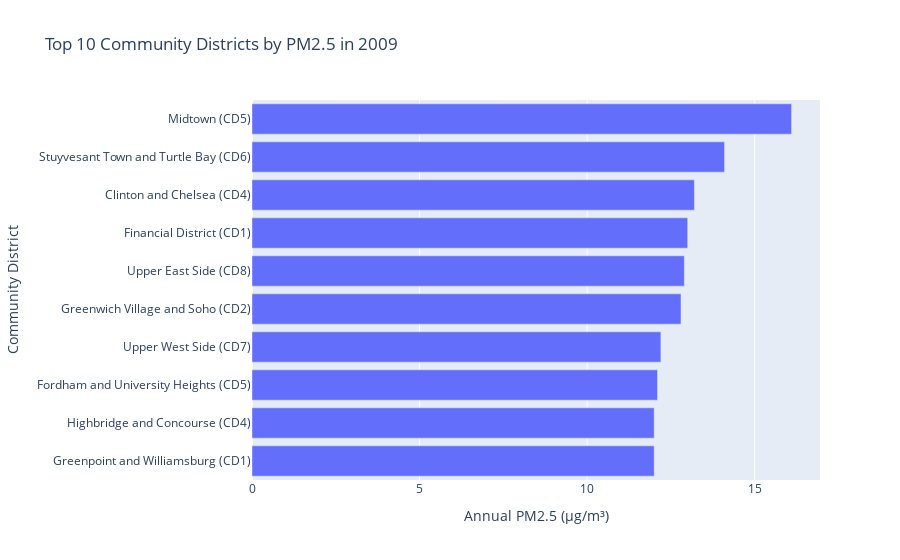

Notebook code cell kept with this figure:
### Code cell
# Bar plot of top 10 highest PM2.5 community districts (baseline year)
fig = px.bar(
        top10_baseline.sort_values("annual_start"),
        x="annual_start",
        y="geography",
        orientation="h",
        title=f"Top 10 Community Districts by PM2.5 in {min_year_c}",
        labels={"annual_start": "Annual PM2.5 (µg/m³)", "geography": "Community District"}
    )
fig.show()

### Figure 1 — Plotly figure (JSON) as saved in the notebook; plotly's stock layout.template omitted (floating-point values rounded to 4 significant figures)
{"data": [{"hovertemplate": "Annual PM2.5 (µg/m³)=%{x}<br>Community District=%{y}<extra></extra>", "legendgroup": "", "marker": {"color": "#636efa", "pattern": {"shape": ""}}, "name": "", "orientation": "h", "showlegend": false, "textposition": "auto", "type": "bar", "x": [12.0, 12.0, 12.1, 12.2, 12.8, 12.9, 13.0, 13.2, 14.1, 16.1], "xaxis": "x", "y": ["Greenpoint and Williamsburg (CD1)", "Highbridge and Concourse (CD4)", "Fordham and University Heights (CD5)", "Upper West Side (CD7)", "Greenwich Village and Soho (CD2)", "Upper East Side (CD8)", "Financial District (CD1)", "Clinton and Chelsea (CD4)", "Stuyvesant Town and Turtle Bay (CD6)", "Midtown (CD5)"], "yaxis": "y"}], "layout": {"barmode": "relative", "legend": {"tracegroupgap": 0}, "title": {"text": "Top 10 Community Districts by PM2.5 in 2009"}, "xaxis": {"anchor": "y", "domain": [0, 1], "title": {"text": "Annual PM2.5 (µg/m³)"}}, "yaxis": {"anchor": "x", "domain": [0, 1], "title": {"text": "Community District"}}}}
